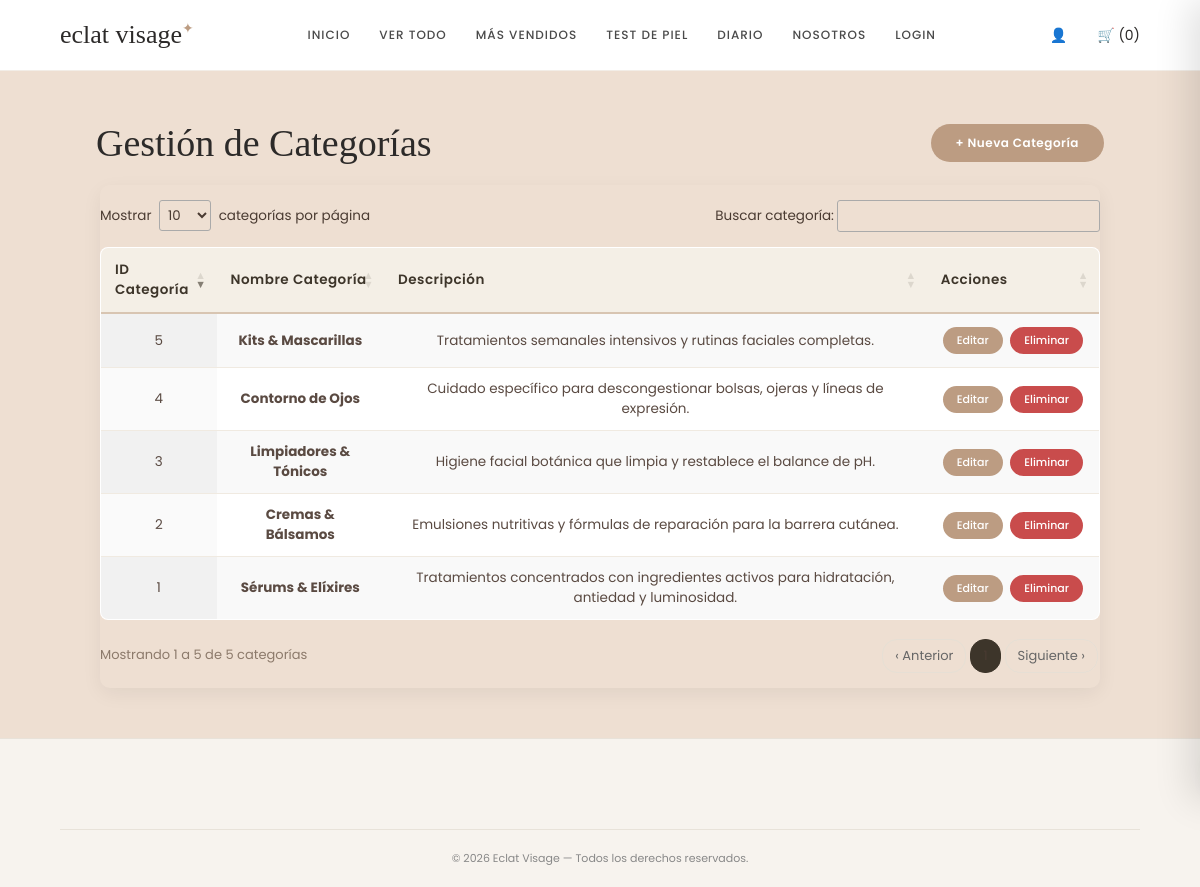
Screenshot of /CRUD/categorias_crud.php (signed in) with the database file from the repository.
### tables this page shows
CREATE TABLE `categoria` (
  `id_categoria` int(11) NOT NULL AUTO_INCREMENT,
  `nombre_categoria` varchar(100) NOT NULL,
  `descripcion` text DEFAULT NULL,
  PRIMARY KEY (`id_categoria`)
);

### CRUD/categorias_crud.php (the view, shortened to what this page needs)
<?php
include("conexion.php");
$resultado = $conexion->query("SELECT * FROM categoria ORDER BY id_categoria DESC");
?>
<!DOCTYPE html>
<html lang="es">
<head>
    <link rel="stylesheet" href="../estilos.css">
    <link rel="stylesheet" href="https://cdn.datatables.net/1.13.7/css/jquery.dataTables.min.css">
</head>
<body>
    <header class="header">
        <div class="logo">eclat visage<span>✦</span></div>
        <nav class="nav">
            <a href="../index.html">INICIO</a>
            <a href="../tienda.html">VER TODO</a>
            <a href="../mas-vendidos.html">MÁS VENDIDOS</a>
            <a href="../test.html">TEST DE PIEL</a>
            <a href="../blog.html">DIARIO</a>
            <a href="../nosotros.html">NOSOTROS</a>
        </nav>
        <div class="header-iconos">
            <span>👤</span>
            <span id="contador-carrito">🛒 (0)</span>
        </div>
    </header>
    <main class="panel-cliente">
        <div style="display: flex; justify-content: space-between; align-items: center; margin-bottom: 20px; flex-wrap: wrap; gap: 10px;">
            <h1 style="margin: 0;">Gestión de Categorías</h1>
            <a href="categorias_agregar.php" class="btn-agregar" style="margin: 0;">+ Nueva Categoría</a>
        </div>
        <div class="tabla-contenedor">
            <table id="tabla-categorias" class="tabla-clientes display" style="width:100%;">
                <thead>
                    <tr>
                        <th>ID Categoría</th>
                        <th>Nombre Categoría</th>
                        <th>Descripción</th>
                        <th>Acciones</th>
                    </tr>
                </thead>
                <tbody>
                    <?php if ($resultado && $resultado->num_rows > 0): ?>
                        <?php while ($row = $resultado->fetch_assoc()): ?>
                            <tr>
                                <td><?php echo $row['id_categoria']; ?></td>
                                <td><strong><?php echo htmlspecialchars($row['nombre_categoria']); ?></strong></td>
                                <td><?php echo htmlspecialchars($row['descripcion'] ?? ''); ?></td>
                                <td class="acciones-cell">
                                    <a href="categorias_editar.php?id=<?php echo $row['id_categoria']; ?>" class="btn-accion">Editar</a>
                                    <a href="categorias_eliminar.php?id=<?php echo $row['id_categoria']; ?>" class="btn-eliminar">Eliminar</a>
                                </td>
                            </tr>
                        <?php endwhile; ?>
                    <?php endif; ?>
                </tbody>
            </table>
        </div>
    </main>
    <footer class="footer">
        <div class="copyright">
            © 2026 Eclat Visage — Todos los derechos reservados.
        </div>
    </footer>
</body>
</html>

### estilos.css (style rules this page uses)
* { margin: 0; padding: 0; box-sizing: border-box; }
body { font-family: 'Poppins', sans-serif; background-color: #fcfbfa; color: #2c2a29; min-height: 100vh; display: flex; flex-direction: column; }
.header { display: flex; justify-content: space-between; align-items: center; padding: 20px 5%; background-color: #ffffff; border-bottom: 1px solid #f2ede7; }
.logo { font-family: 'Playfair Display', serif; font-size: 26px; font-weight: 500; }
.logo span { font-size: 14px; color: #bc9c82; vertical-align: super; }
.nav { display: flex; align-items: center; flex-wrap: wrap; gap: 5px; }
.nav a { text-decoration: none; color: #4a4a4a; font-size: 12px; font-weight: 500; margin: 0 12px; letter-spacing: 1px; transition: color 0.3s ease; }
.header-iconos { display: flex; align-items: center; gap: 15px; }
.header-iconos span, .header-iconos a { cursor: pointer; font-size: 14px; text-decoration: none; color: inherit; }
.panel-cliente, main.crud-body { flex: 1; background-color: #eedfd2; padding: 50px 8%; text-align: center; }
.panel-cliente h1, main.crud-body h1 { font-family: 'Playfair Display', serif; font-size: 38px; color: #2c2a29; margin-bottom: 25px; font-weight: 500; }
.btn-agregar { background-color: #bc9c82; color: #ffffff; border: none; padding: 10px 25px; border-radius: 20px; font-weight: 600; font-size: 12px; cursor: pointer; text-decoration: none; display: inline-block; margin-bottom: 20px; letter-spacing: 0.5px; transition: background-color 0.3s ease; }
.tabla-contenedor { width: 100%; max-width: 1000px; margin: 0 auto; overflow-x: auto; box-shadow: 0 6px 20px rgba(0,0,0,0.06); border-radius: 10px; }
.tabla-clientes, .tabla-datos { width: 100%; border-collapse: collapse; background-color: #ffffff; color: #2c2a29; border-radius: 10px; overflow: hidden; }
.tabla-clientes th, .tabla-datos th { background-color: #bc9c82; color: #ffffff; padding: 14px 15px; font-size: 13px; font-weight: 600; text-align: center; letter-spacing: 0.5px; }
.tabla-clientes td, .tabla-datos td { padding: 12px 15px; border-bottom: 1px solid #f2ede7; font-size: 13px; text-align: center; }
.btn-accion, .btn-editar { background-color: #bc9c82; border: none; color: white; padding: 5px 14px; border-radius: 15px; cursor: pointer; font-size: 11px; font-weight: 500; margin: 2px; text-decoration: none; display: inline-block; transition: background-color 0.2s ease; }
.btn-eliminar { background-color: #c94c4c; border: none; color: white; padding: 5px 14px; border-radius: 15px; cursor: pointer; font-size: 11px; font-weight: 500; margin: 2px; text-decoration: none; display: inline-block; transition: background-color 0.2s ease; }
.acciones-cell { white-space: nowrap; }
.footer, .footer-crud { background-color: #f7f3ee; color: #333; padding: 50px 5% 20px; border-top: 1px solid #e8e2d9; font-size: 13px; }
.copyright { text-align: center; margin-top: 40px; padding-top: 20px; border-top: 1px solid #e8e2d9; color: #888; font-size: 11px; }
table.dataTable { border-collapse: collapse !important; border: 1px solid #e6dfd5 !important; border-radius: 8px; overflow: hidden; margin-top: 10px !important; margin-bottom: 15px !important; width: 100% !important; background: #ffffff; }
table.dataTable thead th { background-color: #f4efe6 !important; color: #3d352a !important; font-weight: 600 !important; border-bottom: 2px solid #d8c5b2 !important; padding: 12px 14px !important; font-size: 13.5px; }
table.dataTable tbody td { padding: 11px 14px !important; border-bottom: 1px solid #f0eae1 !important; color: #5a4a42 !important; font-size: 13.5px; vertical-align: middle; }

### rows the page displays
categoria: id_categoria "5", nombre_categoria "Kits & Mascarillas", descripcion "Tratamientos semanales intensivos y rutinas faciales completas."
categoria: id_categoria "4", nombre_categoria "Contorno de Ojos", descripcion "Cuidado específico para descongestionar bolsas, ojeras y líneas de expresión."
categoria: id_categoria "3", nombre_categoria "Limpiadores & Tónicos", descripcion "Higiene facial botánica que limpia y restablece el balance de pH."
categoria: id_categoria "2", nombre_categoria "Cremas & Bálsamos", descripcion "Emulsiones nutritivas y fórmulas de reparación para la barrera cutánea."
categoria: id_categoria "1", nombre_categoria "Sérums & Elíxires", descripcion "Tratamientos concentrados con ingredientes activos para hidratación, antiedad y luminosidad."
